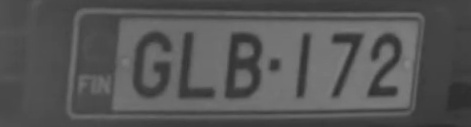
#> input picture Test/0-plateOnly-glb-172.jpg, 471 x 127 px
$ python filterOtsu.py Test/0-plateOnly-glb-172.jpg
#> lines starting #> are read from the running program, lines starting #| are printed output that depends on the picture; after the words box and inside, x2 and y2 are one past the last pixel; in counts of white or black regions, pixels touching at a corner belong together
import sys
from matplotlib import pyplot as plt
import cv2
import numpy as np

img = cv2.imread(sys.argv[1],0)
#> img is the input picture: shape (127, 471); min 44, max 135, mean 86
#blur = cv2.GaussianBlur(img,(3,3),0)
#blur = cv2.bilateralFilter(img,5,10,75)
blur = cv2.bilateralFilter(img,5,3,75)
# find normalized_histogram, and its cumulative distribution function
hist = cv2.calcHist([blur],[0],None,[256],[0,256])
#> hist = 256 values, max 1900 at index 73, min 0 at index 0, mean 233.7
hist_norm = hist.ravel()/hist.max()
#> hist_norm = 256 values, max 1 at index 73, min 0 at index 0, mean 0.123
Q = hist_norm.cumsum()
#> Q = 256 values from 0 to 31.48
bins = np.arange(256)
fn_min = np.inf
thresh = -1
for i in np.arange(1,256):
    p1,p2 = np.hsplit(hist_norm,[i]) # probabilities
    q1,q2 = Q[i],Q[255]-Q[i] # cum sum of classes
    b1,b2 = np.hsplit(bins,[i]) # weights
    # finding means and variances
    m1,m2 = np.sum(p1*b1)/q1, np.sum(p2*b2)/q2
    v1,v2 = np.sum(((b1-m1)**2)*p1)/q1,np.sum(((b2-m2)**2)*p2)/q2
    # calculates the minimization function
    fn = v1*q1 + v2*q2
    if fn < fn_min:
        fn_min = fn
        thresh = i
#> this loop made 255 passes
#> (q1, q2, m1, m2, v1, v2, fn, fn_min) on passes 45, 47, 48, 49, 50, 51, 52, 53, 54, 55, 56: (0.0184, 31.46, 0, 85.55, 0, 449.6, 14145.6, 14145.6), (0.239, 31.24, 32.24, 85.91, 130.9, 444.3, 13913.1, 13913.1), (0.272, 31.21, 40.67, 85.89, 27.42, 441.3, 13781.6, 13781.6), (0.3, 31.18, 42.04, 85.92, 18.08, 440.2, 13732.8, 13732.8), (0.324, 31.16, 43.26, 85.94, 11.86, 439.3, 13692.5, 13692.5), (0.365, 31.12, 41.64, 86.02, 26.34, 438.9, 13668.1, 13668.1), (0.452, 31.03, 38.22, 86.19, 70.26, 438.6, 13641.6, 13641.6), (0.602, 30.88, 36.28, 86.46, 112.6, 437.6, 13580.1, 13580.1), (0.796, 30.69, 37.38, 86.75, 116.6, 435.1, 13445, 13445), (1, 30.48, 40.15, 87, 94.27, 431.4, 13245.2, 13245.2), (1.24, 30.24, 41.63, 87.3, 87.58, 428.2, 13057.8, 13057.8)
#> (q1, q2, m1, m2, v1, v2, fn) on passes 17 to 22: (0, 31.48, nan, 85.5, nan, 449.3, nan), (0, 31.48, nan, 85.5, nan, 449.3, nan), (0, 31.48, nan, 85.5, nan, 449.3, nan), (0, 31.48, nan, 85.5, nan, 449.3, nan), (0, 31.48, nan, 85.5, nan, 449.3, nan), (0, 31.48, nan, 85.5, nan, 449.3, nan)
#> after the loop, fn_min = 2590.5; thresh = 91
# find otsu's threshold value with OpenCV function
ret, otsu = cv2.threshold(blur,0,255,cv2.THRESH_BINARY+cv2.THRESH_OTSU)
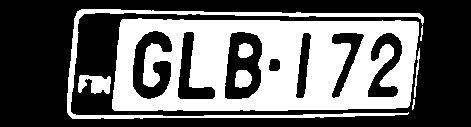
#> otsu: shape (127, 471); 39.9% white; 8 white regions, largest, box (x1, y1, x2, y2) and area: (112, 18, 419, 111) 19908, (67, 9, 424, 119) 2932, (78, 75, 111, 94) 443
#> ret = 89
print(thresh,ret)
#| 91 89.0
plt.imshow(otsu, cmap = 'gray', interpolation = 'bicubic')
plt.xticks([]), plt.yticks([])  # to hide tick values on X and Y axis
plt.show()

$ run again, on Test/0-plateOnly-vkz-825.jpg
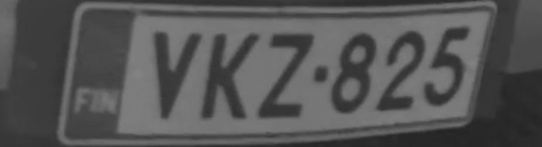
#> input picture Test/0-plateOnly-vkz-825.jpg, 542 x 147 px
#> img is the input picture: shape (147, 542); min 35, max 131, mean 85.1
#> hist = 256 values, max 4177 at index 118, min 0 at index 0, mean 311.2
#> hist_norm = 256 values, max 1 at index 118, min 0 at index 0, mean 0.0745
#> Q = 256 values from 0 to 19.07
#> the loop `for i in np.arange(1,256):` made 255 passes
#> (q1, q2, m1, m2, v1, v2, fn, fn_min) on passes 35 to 41: (0.000239, 19.07, 0, 84.63, 0, 753.2, 14366.7, 14366.7), (0.00215, 19.07, 3.89, 84.63, 107.5, 753.2, 14366.4, 14366.4), (0.0105, 19.06, 7.34, 84.67, 166.7, 753.3, 14363.4, 14363.4), (0.109, 18.97, 3.56, 85.09, 106.9, 756.4, 14357.9, 14357.9), (0.433, 18.64, 9.51, 86.37, 202.1, 760.1, 14256.7, 14256.7), (0.733, 18.34, 22.88, 87.09, 148.4, 734.4, 13578.6, 13578.6), (0.882, 18.19, 32.58, 87.15, 37.34, 704, 12839.6, 12839.6)
#> after the loop `for i in np.arange(1,256):`: fn_min = 2436.9; thresh = 87
#> `ret, otsu = cv2.threshold(blur,0,255,cv2.THRESH_BINARY+cv2.THRESH_OTSU)`:
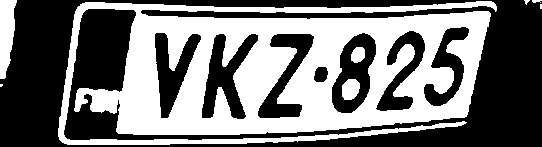
#> otsu: shape (147, 542); 45.9% white; 8 white regions (3 under 20 px), largest, box (x1, y1, x2, y2) and area: (58, 1, 497, 145) 35043, (0, 0, 17, 79) 957, (342, 79, 360, 100) 307, (351, 47, 365, 63) 181, (532, 0, 542, 3) 22
#> ret = 86
#| 87 86.0

$ run again, on Test/0-plateOnly-voy-143.jpg
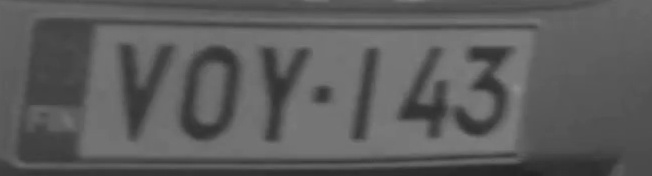
#> input picture Test/0-plateOnly-voy-143.jpg, 652 x 176 px
#> img is the input picture: shape (176, 652); min 33, max 140, mean 92.3
#> hist = 256 values, max 5174 at index 117, min 0 at index 0, mean 448.2
#> hist_norm = 256 values, max 1 at index 117, min 0 at index 0, mean 0.0866
#> Q = 256 values from 0 to 22.18
#> the loop `for i in np.arange(1,256):` made 255 passes
#> (q1, q2, m1, m2, v1, v2, fn, fn_min) on passes 34 to 40: (0.000387, 22.18, 0, 91.82, 0, 406, 9003.6, 9003.6), (0.00213, 22.18, 6.18, 91.83, 140.7, 405.9, 9002.6, 9002.6), (0.0085, 22.17, 8.7, 91.85, 170.5, 405.8, 8998.1, 8998.1), (0.0186, 22.16, 16.36, 91.88, 171.6, 405.1, 8980, 8980), (0.035, 22.14, 19.31, 91.94, 155.3, 404, 8952.1, 8952.1), (0.0601, 22.12, 21.62, 92.01, 140.9, 402.3, 8907.5, 8907.5), (0.0991, 22.08, 22.99, 92.13, 136, 399.9, 8842.5, 8842.5)
#> after the loop `for i in np.arange(1,256):`: fn_min = 2801.6; thresh = 92
#> `ret, otsu = cv2.threshold(blur,0,255,cv2.THRESH_BINARY+cv2.THRESH_OTSU)`:
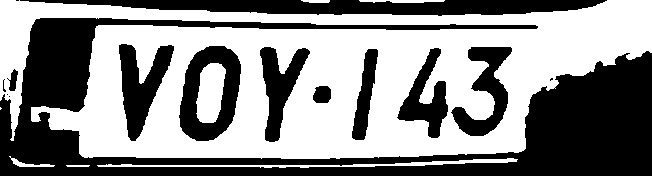
#> otsu: shape (176, 652); 54.1% white; 15 black regions (5 under 20 px), largest, box (x1, y1, x2, y2) and area: (0, 18, 652, 176) 32826, (20, 0, 607, 16) 6107, (179, 46, 241, 141) 3238
#> ret = 90
#| 92 90.0

$ run again, on Test/0-plateOnly-xjz-782.jpg
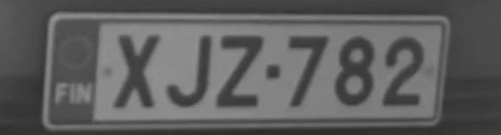
#> input picture Test/0-plateOnly-xjz-782.jpg, 501 x 135 px
#> img is the input picture: shape (135, 501); min 43, max 149, mean 94.2
#> hist = 256 values, max 1708 at index 74, min 0 at index 0, mean 264.2
#> hist_norm = 256 values, max 1 at index 74, min 0 at index 0, mean 0.155
#> Q = 256 values from 0 to 39.6
#> the loop `for i in np.arange(1,256):` made 255 passes
#> (q1, q2, m1, m2, v1, v2, fn, fn_min) on passes 43 to 49: (0.00468, 39.59, 0, 93.78, 0, 865.3, 34260.7, 34260.7), (0.072, 39.53, 2.8, 93.93, 105.1, 866.5, 34257.2, 34257.2), (0.189, 39.41, 16.73, 94.13, 281.8, 864.9, 34137.9, 34137.9), (0.35, 39.25, 24.09, 94.39, 227.3, 861.4, 33886.6, 33886.6), (0.419, 39.18, 37.78, 94.36, 46.97, 853.2, 33449.5, 33449.5), (0.475, 39.12, 40.15, 94.42, 26.4, 850.5, 33287.8, 33287.8), (0.633, 38.97, 34.42, 94.73, 98.78, 851, 33222.2, 33222.2)
#> `ret, otsu = cv2.threshold(blur,0,255,cv2.THRESH_BINARY+cv2.THRESH_OTSU)`:
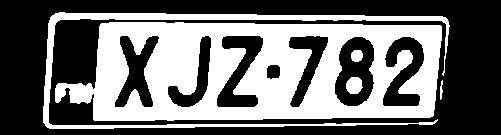
#> otsu: shape (135, 501); 42.9% white; 5 white regions, box (x1, y1, x2, y2) and area: (55, 22, 442, 121) 24376, (43, 12, 450, 129) 4250, (346, 77, 363, 94) 229, (351, 50, 363, 62) 121, (440, 80, 443, 100) 40
#| 98 97.0
